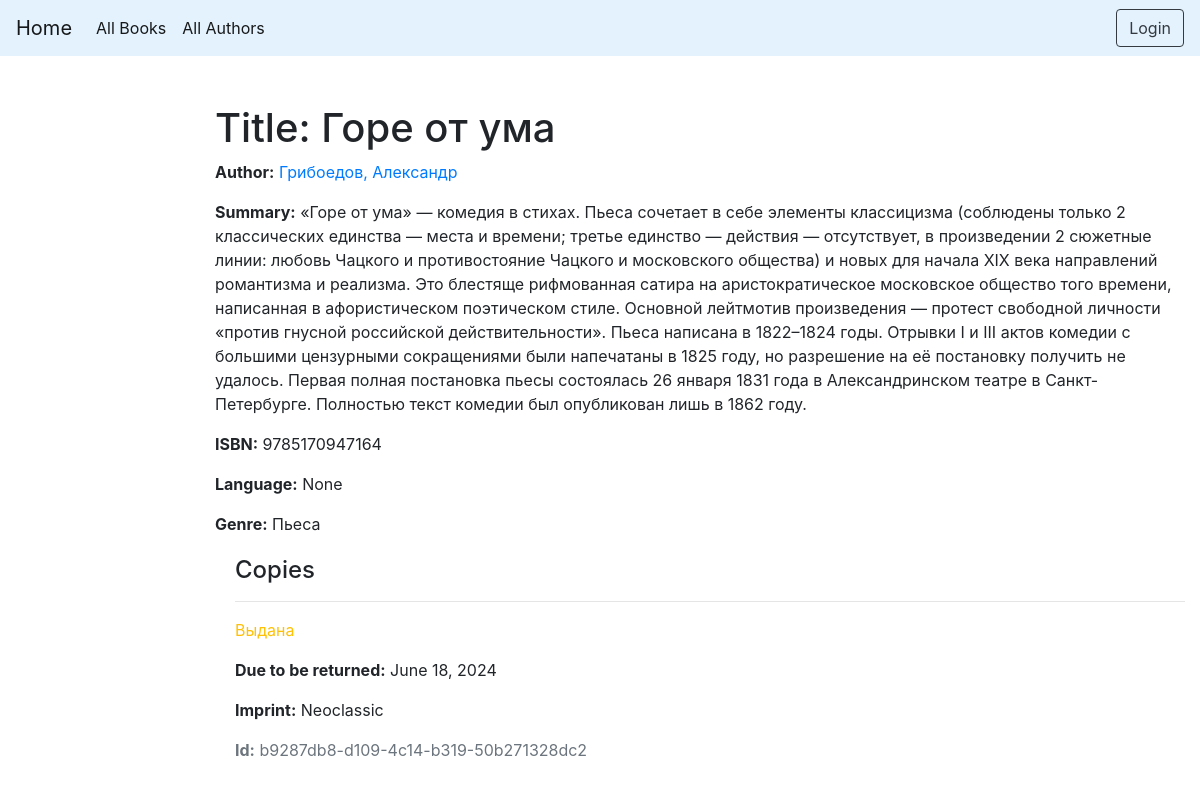
Page /catalog/book/3 on the earlier database version.
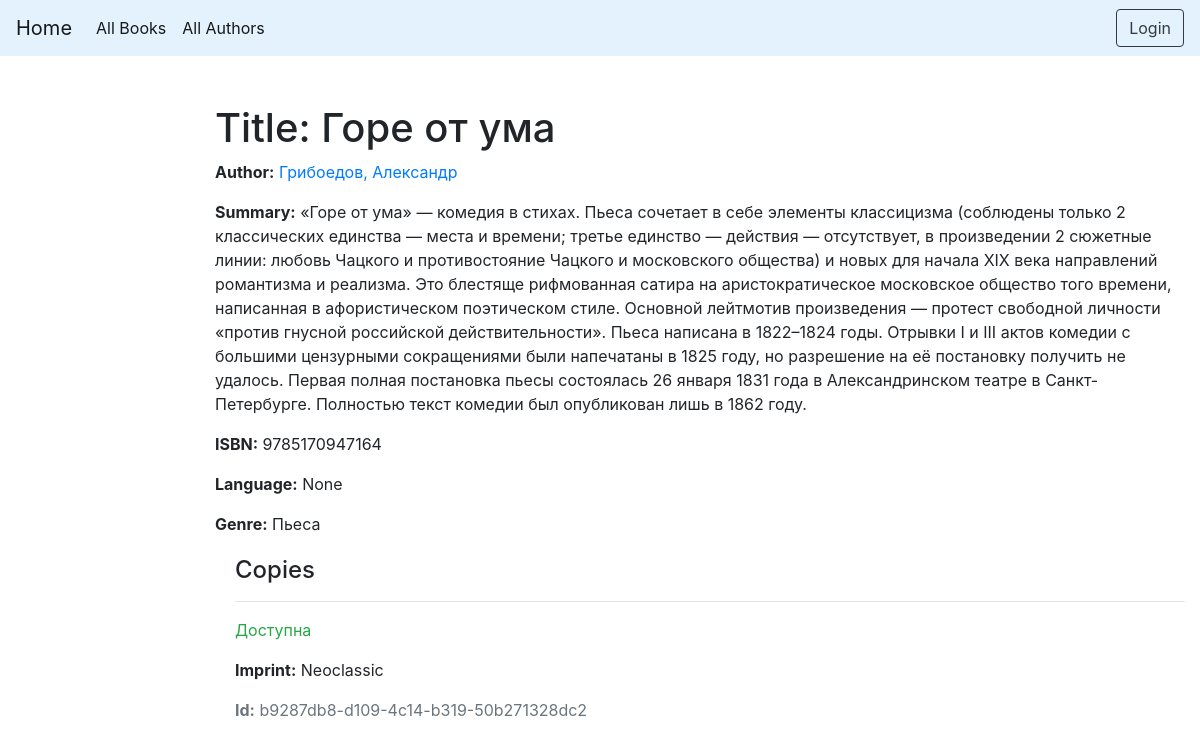
Same page on the later database version.
### catalog/models.py (models this page shows, shortened)
class BookInstance(models.Model):
    id = models.UUIDField(primary_key=True, default=uuid.uuid4, help_text='Уникальный идентификатор этого экземпляра книги в библиотеке.')
    book = models.ForeignKey('Book', verbose_name='Книга', on_delete=models.SET_NULL, null=True)
    imprint = models.CharField('Штамп', max_length=200, help_text='Информация об экземпляре. Например, издательство, переводчик, год, номер экземпляра в библиотеке')
    due_back = models.DateField(verbose_name='Дата возврата', null=True, blank=True, help_text='Дата ожидаемого возврата книги.')
    borrower = models.ForeignKey(User, verbose_name='Читатель', on_delete=models.SET_NULL, null=True, blank=True, help_text='Читатель, арендующий книгу.')
    LOAN_STATUS = (
        ('m', 'На оформлении'),
        ('o', 'Выдана'),
        ('a', 'Доступна'),
        ('r', 'В резерве'),
    )
    status = models.CharField('Доступность', max_length=1, choices=LOAN_STATUS, blank=True, default='m', help_text='Статус доступности книги')
    class Meta:
        ordering = ['book']
        permissions = (("can_mark_returned", "Set book as returned"),)

### catalog/views.py (the view)
# urls.py: path('book/<int:pk>', views.BookDetailView.as_view(), name='book-detail'),
class BookDetailView(generic.DetailView):
    model = Book

### catalog/models.py (called while the page is built)
    def __str__(self):
        return self.name

    def __str__(self):
        return '{0}, {1}'.format(self.last_name, self.first_name)

### catalog/templates/catalog/book_detail.html
{% extends "base_generic.html" %}
{% block content %}
  <h1>Title: {{ book.title }}</h1>
  <p><strong>Author:</strong> <a href="">{{ book.author }}</a></p>
  <p><strong>Summary:</strong> {{ book.summary }}</p>
  <p><strong>ISBN:</strong> {{ book.isbn }}</p>
  <p><strong>Language:</strong> {{ book.language }}</p>
  <p><strong>Genre:</strong> {% for genre in book.genre.all %} {{ genre }}{% if not forloop.last %}, {% endif %}{% endfor %}</p>
  <div style="margin-left:20px;margin-top:20px">
    <h4>Copies</h4>
    {% for copy in book.bookinstance_set.all %}
    <hr>
    <p class="{% if copy.status == 'a' %}text-success{% elif copy.status == 'd' %}text-danger{% else %}text-warning{% endif %}">{{ copy.get_status_display }}</p>
    {% if copy.status != 'a' %}<p><strong>Due to be returned:</strong> {{copy.due_back}}</p>{% endif %}
    <p><strong>Imprint:</strong> {{copy.imprint}}</p>
    <p class="text-muted"><strong>Id:</strong> {{copy.id}}</p>
    {% endfor %}
  </div>
{% endblock %}

Differences in the rows shown:
changed BookInstance "Neoclassic": status "Выдана" → "Доступна"; due_back "June 18, 2024" → (not shown)
